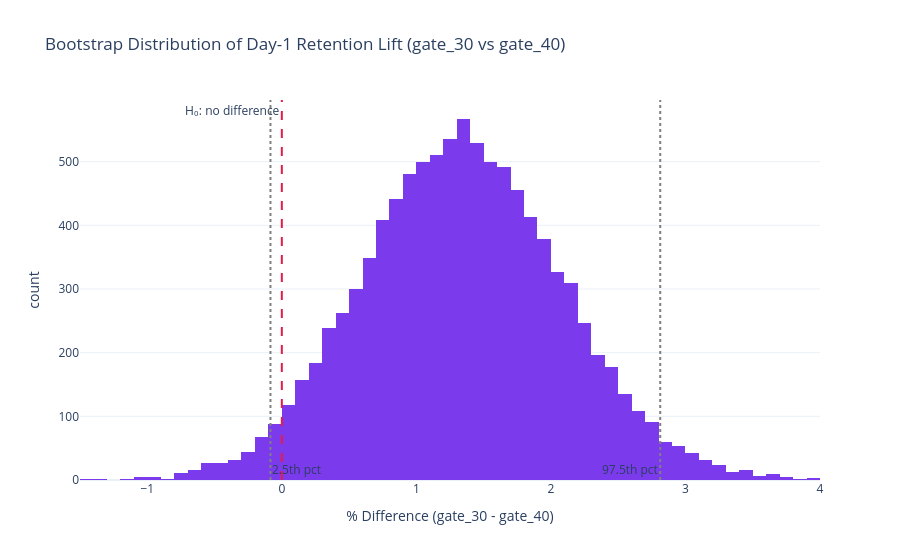

Source (notebook cell):
### Code cell
# Distribution of the percentage difference: values above 0 favour gate_30
fig = px.histogram(
    boot_1d,
    x='diff',
    nbins=80,
    color_discrete_sequence=['#7C3AED'],
    labels={'diff': '% Difference (gate_30 - gate_40)', 'count': 'Frequency'},
    title='Bootstrap Distribution of Day-1 Retention Lift (gate_30 vs gate_40)'
)
fig.add_vline(x=0, line_dash='dash', line_color='#E11D48',
              annotation_text='H₀: no difference', annotation_position='top left')
fig.add_vline(x=ci_low_1d, line_dash='dot', line_color='gray',
              annotation_text='2.5th pct', annotation_position='bottom right')
fig.add_vline(x=ci_high_1d, line_dash='dot', line_color='gray',
              annotation_text='97.5th pct', annotation_position='bottom left')
fig.show()

### Figure 1 — Plotly figure (JSON) as saved in the notebook; plotly's stock layout.template omitted (floating-point values rounded to 4 significant figures; data arrays with more than 128 entries replaced by an {"elided": "..."} marker saying what was removed)
{"data": [{"bingroup": "x", "hovertemplate": "% Difference (gate_30 - gate_40)=%{x}<br>count=%{y}<extra></extra>", "legendgroup": "", "marker": {"color": "#7C3AED", "pattern": {"shape": ""}}, "name": "", "nbinsx": 80, "orientation": "v", "showlegend": false, "type": "histogram", "x": {"elided": "10000 float values"}, "xaxis": "x", "yaxis": "y"}], "layout": {"annotations": [{"showarrow": false, "text": "H₀: no difference", "x": 0, "xanchor": "right", "xref": "x", "y": 1, "yanchor": "top", "yref": "y domain"}, {"showarrow": false, "text": "2.5th pct", "x": -0.08438, "xanchor": "left", "xref": "x", "y": 0, "yanchor": "bottom", "yref": "y domain"}, {"showarrow": false, "text": "97.5th pct", "x": 2.813, "xanchor": "right", "xref": "x", "y": 0, "yanchor": "bottom", "yref": "y domain"}], "barmode": "relative", "legend": {"tracegroupgap": 0}, "shapes": [{"line": {"color": "#E11D48", "dash": "dash"}, "type": "line", "x0": 0, "x1": 0, "xref": "x", "y0": 0, "y1": 1, "yref": "y domain"}, {"line": {"color": "gray", "dash": "dot"}, "type": "line", "x0": -0.08438, "x1": -0.08438, "xref": "x", "y0": 0, "y1": 1, "yref": "y domain"}, {"line": {"color": "gray", "dash": "dot"}, "type": "line", "x0": 2.813, "x1": 2.813, "xref": "x", "y0": 0, "y1": 1, "yref": "y domain"}], "title": {"text": "Bootstrap Distribution of Day-1 Retention Lift (gate_30 vs gate_40)"}, "xaxis": {"anchor": "y", "domain": [0, 1], "title": {"text": "% Difference (gate_30 - gate_40)"}}, "yaxis": {"anchor": "x", "domain": [0, 1], "title": {"text": "count"}}}}
